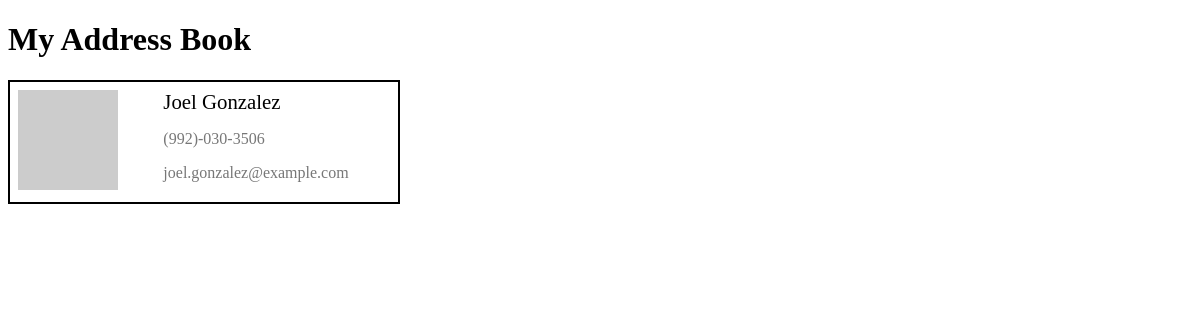
/2, run on the app's committed database.
### contacts/models.py (models this page shows, shortened)
class Contact(models.Model):
    firstname = models.CharField(max_length=50)
    lastname = models.CharField(max_length=50)
    email = models.CharField(max_length=100)
    phone = models.CharField(max_length=15)
    photo = models.CharField(max_length=250)

### contacts/views.py (the view)
# urls.py: path('<int:contactid>',  views.show_contact ),
def show_contact(request,contactid):
    try:
        contact = Contact.objects.get(id=contactid)
        return render(request, 'index.html', {'contacts': [contact]})
    except Contact.DoesNotExist:
        return HttpResponse(f'<h1>Unable to locate product whose id is {contactid}</h1>')

### addressbook/templates/index.html (shortened to what this page needs)
<!DOCTYPE html>
<html lang="en">
<head>
</head>
<body>
    <h1>My Address Book</h1>
    <div class="rolodex">
        {%for user in contacts%}
		<div class="card">
            <div class="photo"><img src="{{user.photo}}" alt=""></div>
            <div class="name">{{user.firstname}} {{user.lastname}}</div>
            <div class="phone">{{user.phone}}</div>
            <div class="email">{{user.email}}</div>
        </div>
		{%endfor%}
    </div>
</body>
</html>

### addressbook/templates/index.html (style rules this page uses)
.rolodex { display: grid; grid-template-columns: repeat(auto-fill, minmax(300px, 1fr)); gap: .25rem; margin-top: 1rem; }
.card { display: grid; grid-template-columns: (100px, auto); grid-template-rows: repeat(3, auto); gap: 0.25rem; border: 2px solid black; padding: 0.5rem; }
.card .photo { grid-column: 1 / 2; grid-row: 1 / -1; width: 100px; }
.card .photo img { width: 100%; object-fit: cover; }
.card .name { grid-column: 2 / 3; font-size: 1.3rem; }
.card .email { grid-column: 2 / 3; font-size: 1rem; color: #777; }
.card .phone { grid-column: 2 / 3; font-size: 1rem; color: #777; }

### data on the page
Contact: firstname "Joel", lastname "Gonzalez", phone "(992)-030-3506", email "joel.gonzalez@example.com"
